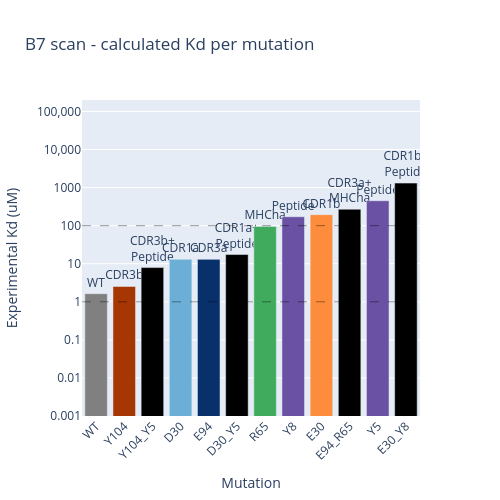

The notebook cell this image was saved under:
### Code cell
plot_kd_bar(b7_kd, "B7 scan - calculated Kd per mutation").show()

### Figure 1 — Plotly figure (JSON) as saved in the notebook; plotly's stock layout.template omitted (floating-point values rounded to 4 significant figures)
{"data": [{"constraintext": "none", "hoverinfo": "text", "hovertext": ["B7_WT: Kd=1.64 uM, MUT_affinity=-7.89 kcal/mol, Gbind=-43.3, segment=WT", "B7_Y104: Kd=2.53 uM, MUT_affinity=-7.64 kcal/mol, Gbind=-38.9, segment=CDR3b", "B7_Y104_Y5: Kd=7.93 uM, MUT_affinity=-6.96 kcal/mol, Gbind=-29.2, segment=CDR3b+Peptide", "B7_D30: Kd=13 uM, MUT_affinity=-6.67 kcal/mol, Gbind=-35.5, segment=CDR1a", "B7_E94: Kd=13 uM, MUT_affinity=-6.67 kcal/mol, Gbind=-42.0, segment=CDR3a", "B7_D30_Y5: Kd=17.4 uM, MUT_affinity=-6.49 kcal/mol, Gbind=-34.9, segment=CDR1a+Peptide", "B7_R65: Kd=95.5 uM, MUT_affinity=-5.48 kcal/mol, Gbind=-17.6, segment=MHCha", "B7_Y8: Kd=171 uM, MUT_affinity=-5.14 kcal/mol, Gbind=-46.6, segment=Peptide", "B7_E30: Kd=194 uM, MUT_affinity=-5.06 kcal/mol, Gbind=-47.9, segment=CDR1b", "B7_E94_R65: Kd=270 uM, MUT_affinity=-4.87 kcal/mol, Gbind=-43.9, segment=CDR3a+MHCha", "B7_Y5: Kd=452 uM, MUT_affinity=-4.56 kcal/mol, Gbind=-43.6, segment=Peptide", "B7_E30_Y8: Kd=1.31e+03 uM, MUT_affinity=-3.93 kcal/mol, Gbind=-31.8, segment=CDR1b+Peptide"], "marker": {"color": ["#808080", "#a63603", "#000000", "#6baed6", "#08306b", "#000000", "#41ab5d", "#6a51a3", "#fd8d3c", "#000000", "#6a51a3", "#000000"]}, "text": ["WT", "CDR3b", "CDR3b+<br>Peptide", "CDR1a", "CDR3a", "CDR1a+<br>Peptide", "MHCha", "Peptide", "CDR1b", "CDR3a+<br>MHCha", "Peptide", "CDR1b+<br>Peptide"], "textfont": {"size": 12}, "textposition": "outside", "type": "bar", "x": ["WT", "Y104", "Y104_Y5", "D30", "E94", "D30_Y5", "R65", "Y8", "E30", "E94_R65", "Y5", "E30_Y8"], "y": [1.635, 2.528, 7.925, 13.02, 13.02, 17.43, 95.54, 171.3, 194.4, 270.2, 452.2, 1314.0]}], "layout": {"height": 500, "shapes": [{"line": {"color": "black", "dash": "dash", "width": 1}, "opacity": 0.4, "type": "line", "x0": 0, "x1": 1, "xref": "x domain", "y0": 1, "y1": 1, "yref": "y"}, {"line": {"color": "black", "dash": "dash", "width": 1}, "opacity": 0.4, "type": "line", "x0": 0, "x1": 1, "xref": "x domain", "y0": 100, "y1": 100, "yref": "y"}], "showlegend": false, "title": {"text": "B7 scan - calculated Kd per mutation"}, "width": 500, "xaxis": {"tickangle": -45, "tickfont": {"size": 12}, "title": {"text": "Mutation"}}, "yaxis": {"dtick": 1, "exponentformat": "none", "range": [-3.0, 5.301], "tickfont": {"size": 12}, "title": {"text": "Experimental Kd (uM)"}, "type": "log"}}}
